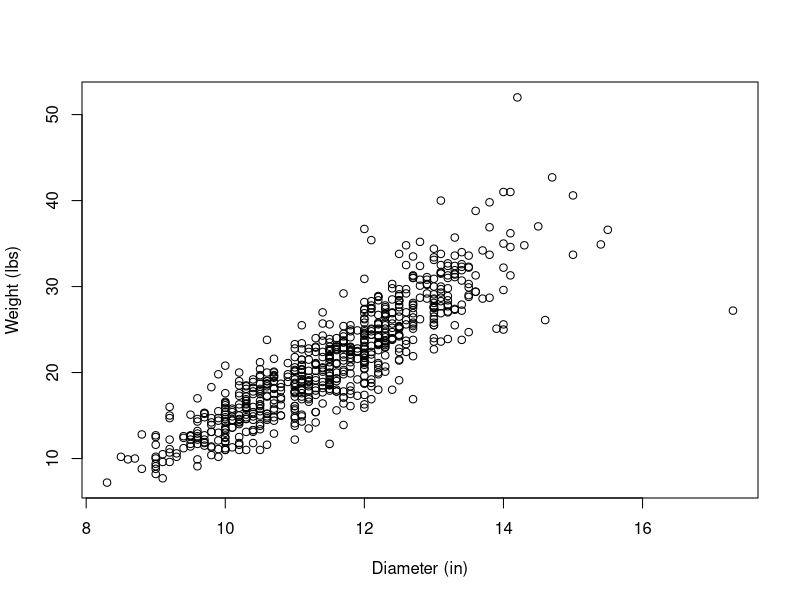
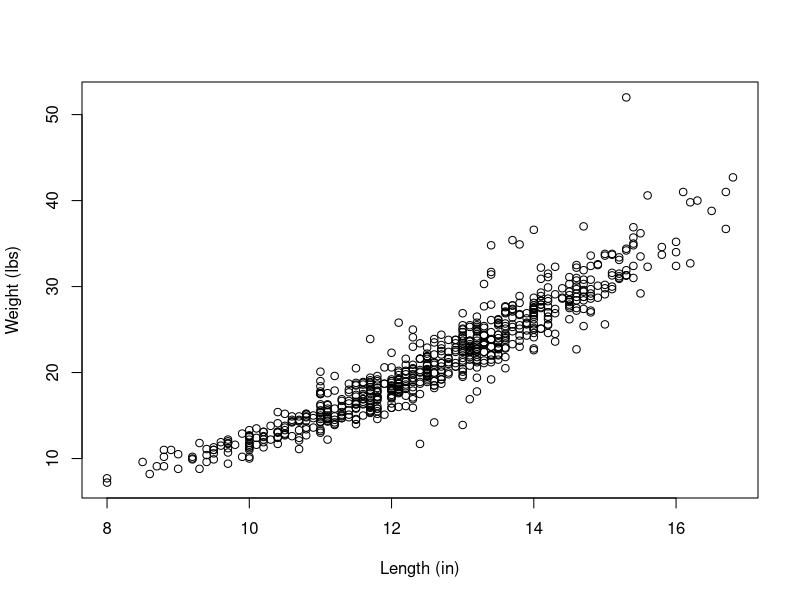
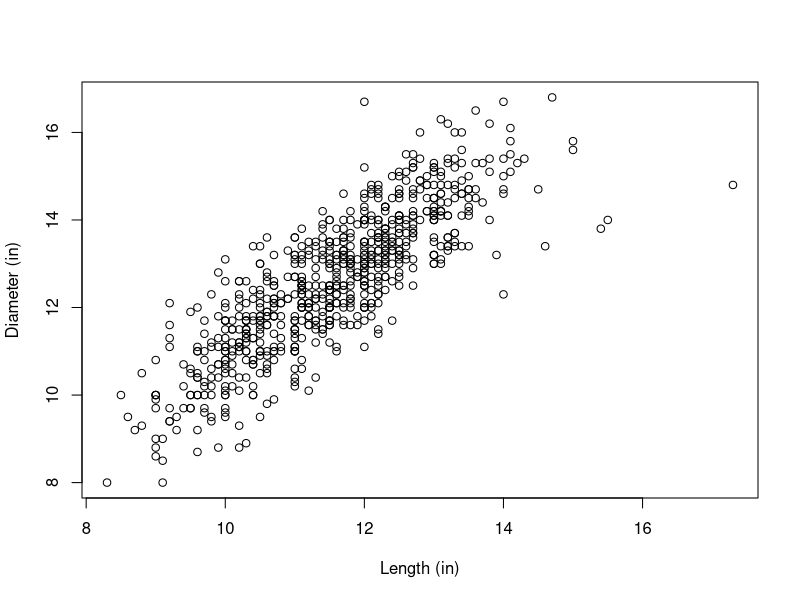
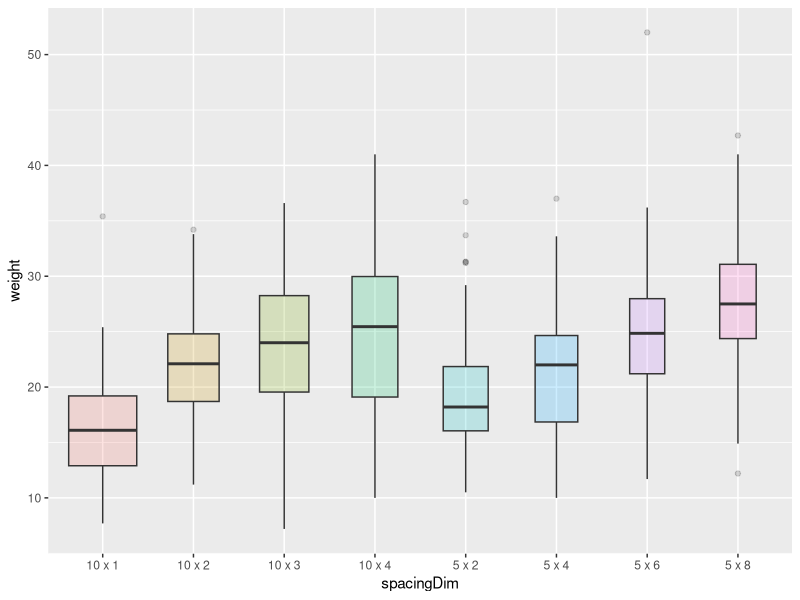
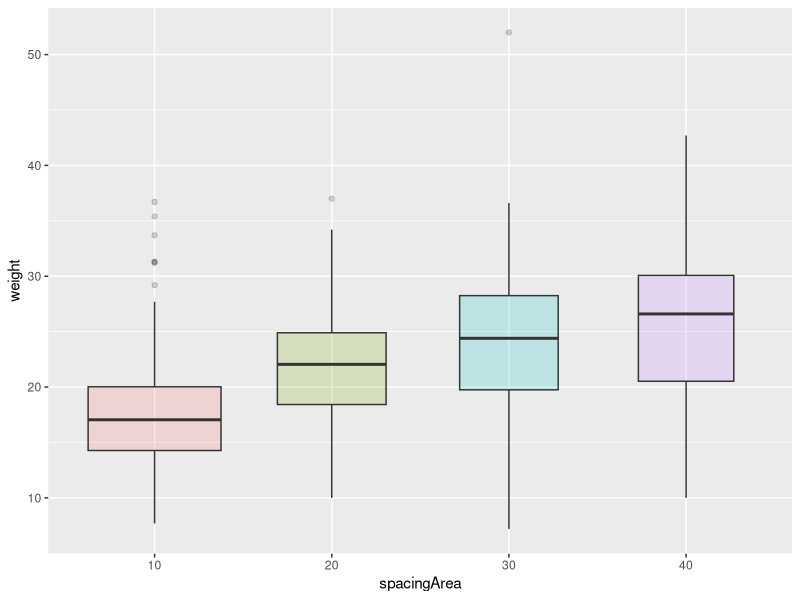

Recreate these plots in R, in order.
## ---- chunk 1
library(tidyverse)
library(formatR)
library(dplyr)
library(readxl)
library(ggplot2)
library(writexl)
knitr::opts_chunk$set(echo=TRUE,tidy.opts=list(width.cutoff=70),tidy=TRUE)
## ---- chunk 2
# Read sheet with WEIGHTS, transform from wide to tall, remove NA records
spacingWeight <- read_excel(path="pumpkin_play.xlsx", sheet="Spacing Weights (lbs)")
spacingWeight <- gather(spacingWeight,key="Pumpkin",value="Weight",8:55)
spacingWeight <- subset(spacingWeight,!is.na(Weight))
# Rename columns
names(spacingWeight) <- c("plot","treatment","rep","standCount","standCountIdeal","spacingDim","greenPumpkins","pumpkinNum","weight")
# Create unique identifier for each pumpkin
spacingWeight <- mutate(spacingWeight,pumpkinID=paste0("2021S","-",plot,"-",pumpkinNum))
spacingWeight <- mutate(spacingWeight,year="2021")

# Read sheet with LENGTHS, transform from wide to tall, remove NA records
spacingLength <- read_excel(path="pumpkin_play.xlsx", sheet="Spacing Lengths (inches)")
spacingLength <- gather(spacingLength,key="Pumpkin",value="Length",8:55)
spacingLength <- subset(spacingLength,!is.na(Length))
# Rename columns
names(spacingLength) <- c("plot","treatment","rep","standCount","standCountIdeal","spacingDim","greenPumpkins","pumpkinNum","length")
# Create unique identifier for each pumpkin and assign crop year
spacingLength <- mutate(spacingLength,pumpkinID=paste0("2021S","-",plot,"-",pumpkinNum))
spacingLength <- mutate(spacingLength,year="2021")

# Read sheet with DIAMETERS, transform from wide to tall, remove NA records
spacingDiameter <- read_excel(path="pumpkin_play.xlsx", sheet="Spacing Diameters (inches)")
spacingDiameter <- gather(spacingDiameter,key="Pumpkin",value="Diameter",8:55)
spacingDiameter <- subset(spacingDiameter,!is.na(Diameter))
# Rename columns
names(spacingDiameter) <- c("plot","treatment","rep","standCount","standCountIdeal","spacingDim","greenPumpkins","pumpkinNum","diameter")
# Create unique identifier for each pumpkin and assign crop year
spacingDiameter <- mutate(spacingDiameter,pumpkinID=paste0("2021S","-",plot,"-",pumpkinNum))
spacingDiameter <- mutate(spacingDiameter,year="2021")
## ---- chunk 3
# Join all spacing metrics in one raw table for quality checks
spacingDataRaw <- inner_join(spacingWeight,spacingLength)
spacingDataRaw <- inner_join(spacingDataRaw,spacingDiameter)

# Create clean table for further transformations
spacingData <- as_tibble(spacingDataRaw)

# Format variables
spacingData$plot <- as.factor(spacingData$plot)
spacingData$treatment <- as.factor(spacingData$treatment)
spacingData$rep <- as.factor(spacingData$rep)
spacingData$pumpkinNum <- as.numeric(spacingData$pumpkinNum)
spacingData$year <- as.factor(spacingData$year)

# Create variable for pumpkin color, populate based on conditional statement, and format
spacingData <- mutate(spacingData,color="unknown")
for (i in 1:nrow(spacingData)) {
  spacingData[i,14] <- if_else(spacingData[i,8] %in% sapply(strsplit(as.character(spacingData[i,7]),split=", "),function(x) as.numeric(x)),
                                 "Green",
                                 "Orange")
}
spacingData$color <- as.factor(spacingData$color)

# Create variable for spacing area and transform spacing variables factors
spacingData <- mutate(spacingData,spacingArea=sapply(strsplit(as.character(spacingDim),split=" x "),function(x) prod(as.numeric(x))))
spacingData$spacingArea <- as.factor(spacingData$spacingArea)
spacingData$spacingDim <- as.character(spacingData$spacingDim)
spacingData$length <- as.numeric(spacingData$length)

# Create variable for realized ideal stand count percentage
spacingData <- mutate(spacingData,standCountIdealPct=standCount/standCountIdeal)

# Arrange columns for presentation of final table for spacing data
spacingData <- select(spacingData,c(11,10,1,3,2,8,15,6,4,5,16,14,9,12,13))

# Split spacingDim for betweenRow and inRow columns
spacingData <- separate(spacingData,spacingDim,into = c("betweenRow","inRow"),sep=" x ",remove=FALSE)
spacingData$spacingDim <- as.factor(spacingData$spacingDim)
spacingData$betweenRow <- as.numeric(spacingData$betweenRow)
spacingData$inRow <- as.numeric(spacingData$inRow)

# Provide structure of transformed variables with data preview
str(spacingData)
spacingData

# Export R data object to Excel for client review
write_xlsx(spacingData,"spacingData.xlsx")
## ---- chunk 4
# Scatter plot of weight vs length
plot(spacingData$length,spacingData$weight,
     xlab="Diameter (in)",
     ylab="Weight (lbs)")

# Scatter plot of weight vs diameter
plot(spacingData$diameter,spacingData$weight,
     xlab="Length (in)",
     ylab="Weight (lbs)")

# Scatter plot of diameter vs length
plot(spacingData$length,spacingData$diameter,
     xlab="Length (in)",
     ylab="Diameter (in)")

# Boxplot by spacing dimension
ggplot(spacingData, aes(x=spacingDim, y=weight, fill=spacingDim)) +
    geom_boxplot(varwidth = TRUE, alpha=0.2) +
    theme(legend.position="none")

# Boxplot by spacing area
ggplot(spacingData, aes(x=spacingArea, y=weight, fill=spacingArea)) +
    geom_boxplot(varwidth = TRUE, alpha=0.2) +
    theme(legend.position="none")
